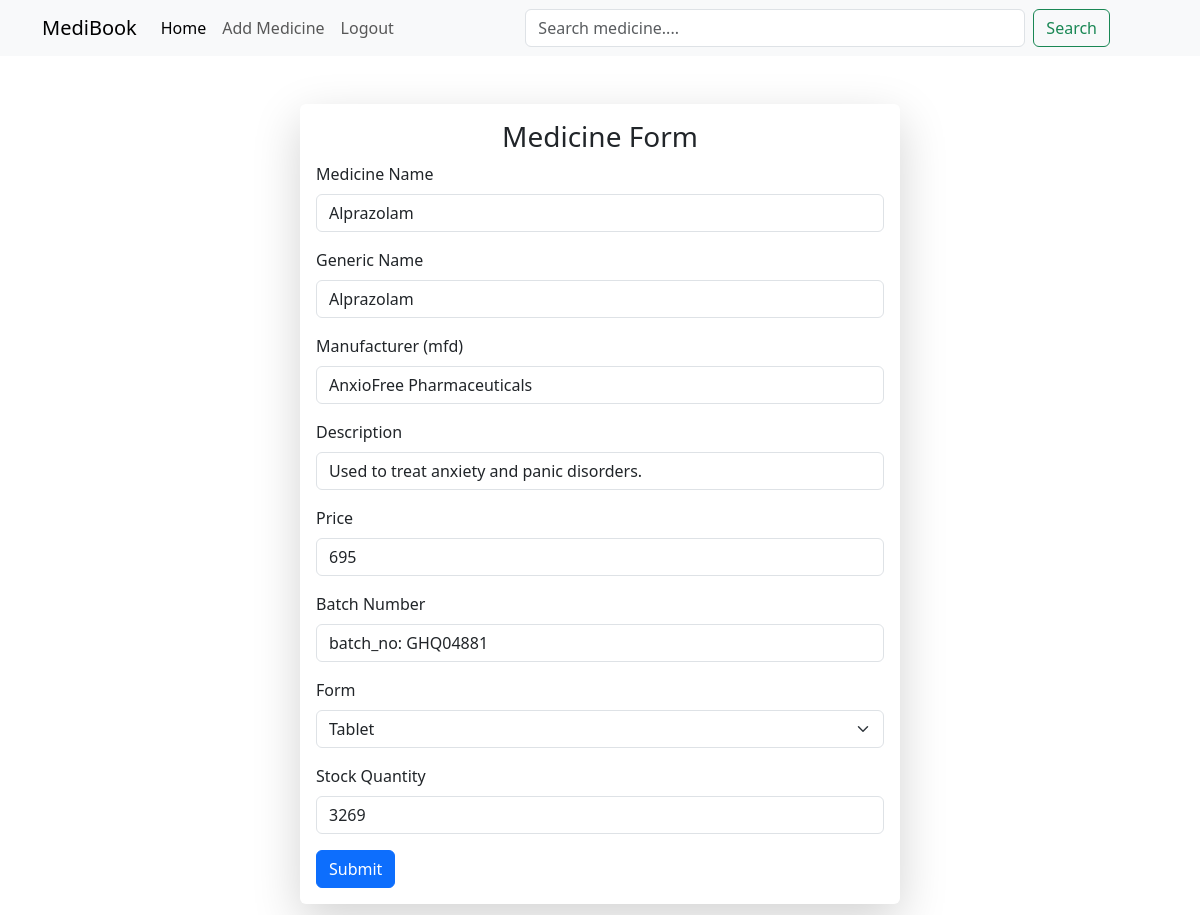
Screenshot of /edit/alprazolam/ (signed in) with the database file from the repository.
### medicine/models.py (models this page shows)
class MedicineModel(models.Model):
    name = models.CharField(max_length=150)
    generic_name = models.CharField(max_length=150)
    manufacturer = models.CharField(max_length=150)
    description = models.CharField(max_length=150)
    price = models.IntegerField()
    batch_number = models.CharField(max_length=50)
    form = models.CharField(max_length=100)
    stock_quantity = models.IntegerField()
    slug = models.SlugField(unique=True, null=True)

### medicine/views.py (the view, shortened to what this page needs)
# urls.py: path('edit/<slug:slug>/', edit_medicien, name='edit-view'),
@login_required(login_url="login-view")
def edit_medicien(request, slug):
    try:
        obj = MedicineModel.objects.get(slug=slug)
        context={'data': obj}
        return render(request, 'add_medicine.html', context=context)
    except MedicineModel.DoesNotExist:
        messages.error('Some error occured!')
        return redirect('home-view', context=context)

### medicine/templates/add_medicine.html (shortened to what this page needs)
{% extends "base.html" %} {% block body %}
<form class="container w-50 mt-5 mb-5 border-1 shadow-lg p-3 rounded" method="POST">
  <h3 class="text-center">Medicine Form</h3>
  <div class="mb-3">
    <label for="medicien_name" class="form-label">Medicine Name</label>
    <input
      type="text"
      class="form-control"
      id="medicien_name"
      name="name"
      value="{{data.name}}"
      required
    />
  </div>
  <div class="mb-3">
    <label for="generic_name" class="form-label">Generic Name</label>
    <input
      type="text"
      class="form-control"
      id="generic_name"
      name="generic_name"
      value="{{data.generic_name}}"
      required
    />
  </div>
  <div class="mb-3">
    <label for="menufacturer" class="form-label">Manufacturer (mfd)</label>
    <input
      type="text"
      class="form-control"
      id="menufacturer"
      name="manufacturer"
      value="{{data.manufacturer}}"
      required
    />
  </div>
  <div class="mb-3">
    <label for="description" class="form-label">Description</label>
    <input
      type="text"
      class="form-control"
      id="description"
      name="description"
      value="{{data.description}}"
      required
    />
  </div>
  <div class="mb-3">
    <label for="price" class="form-label">Price</label>
    <input
      type="text"
      class="form-control"
      id="price"
      name="price"
      value="{{data.price}}"
      required
    />
  </div>
  <div class="mb-3">
    <label for="batch_number" class="form-label">Batch Number</label>
    <input
      type="text"
      class="form-control"
      id="batch_number"
      name="batch_number"
      value="{{data.batch_number}}"
      required
    />
  </div>
  <div class="mb-3">
    <label for="form" class="form-label">Form</label>
    <select
      class="form-select"
      aria-label="Default select example"
      name="form"
      required
    >
        <option value="Tablet" {% if data.form == 'Tablet' %}selected{% endif %}>Tablet</option>
    </select>
  </div>
  <div class="mb-3">
    <label for="stock" class="form-label">Stock Quantity</label>
    <input
      type="text"
      class="form-control"
      id="stock"
      name="stock_quantity"
      value="{{data.stock_quantity}}"
      required
    />
  </div>
  <button type="submit" class="btn btn-primary">Submit</button>
</form>
{% endblock %}

### rows the page displays
MedicineModel: name "Alprazolam", generic_name "Alprazolam", manufacturer "AnxioFree Pharmaceuticals", description "Used to treat anxiety and panic disorders.", price "695", batch_number "batch_no: GHQ04881", form "Tablet", stock_quantity "3269"
